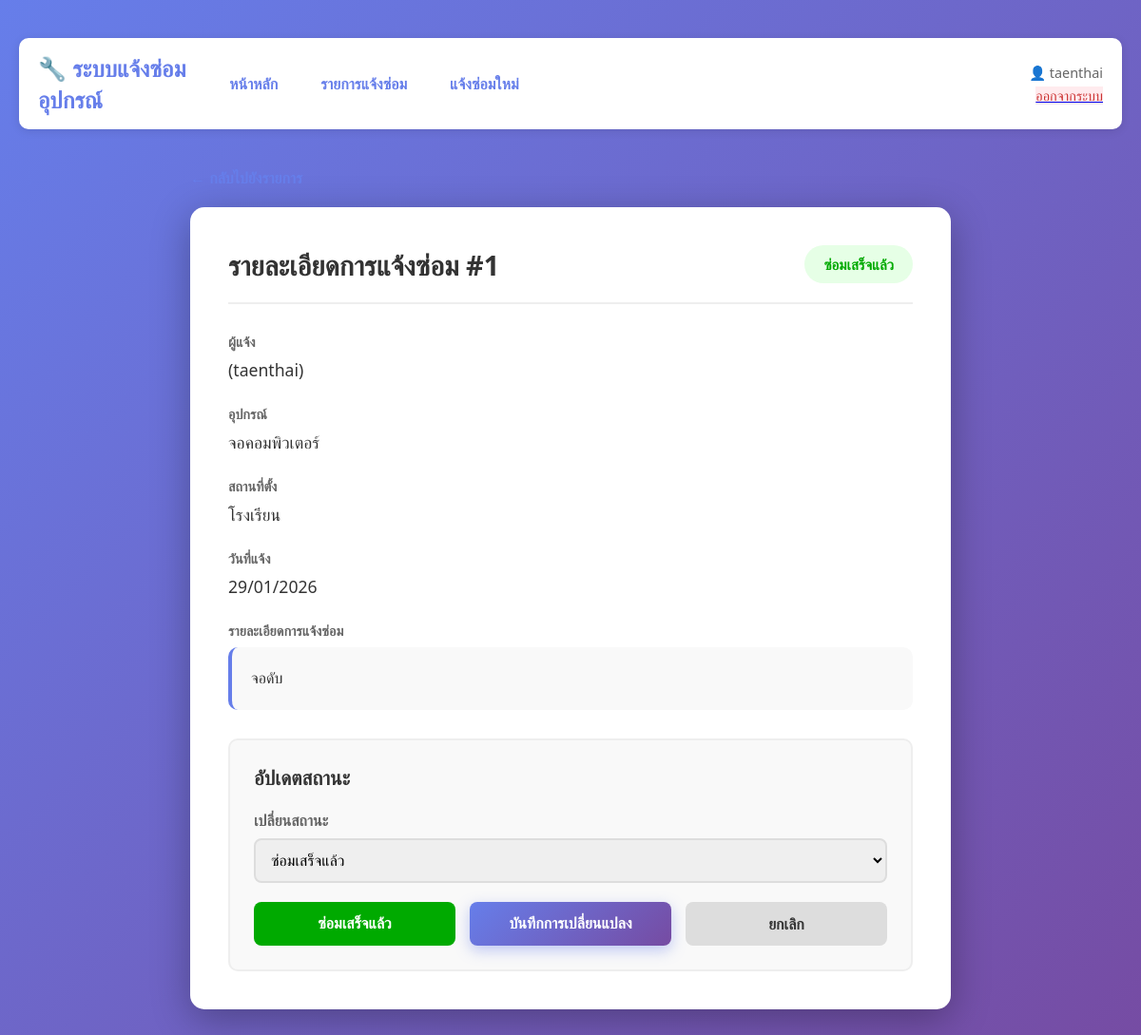
Screenshot of /repairs/1/ (signed in) with the database file from the repository.
### repair/models.py (models this page shows, shortened)
class Repair(models.Model):
    user = models.ForeignKey(User, on_delete=models.CASCADE)
    equipment = models.ForeignKey(Equipment, on_delete=models.CASCADE)
    status = models.ForeignKey(Status, on_delete=models.CASCADE)
    detail = models.TextField()
    repair_date = models.DateField(auto_now_add=True)

class Status(models.Model):
    name = models.CharField(max_length=50)

class Equipment(models.Model):
    name = models.CharField(max_length=100)
    location = models.CharField(max_length=100)

### repair/views.py (the view, shortened to what this page needs)
# urls.py: path('repairs/<int:repair_id>/', views.repair_detail, name='repair_detail'),
@login_required(login_url='login')
def repair_detail(request, repair_id):
    repair = get_object_or_404(Repair, id=repair_id)
    statuses = Status.objects.all()
    return render(request, 'repair_detail.html', {
        'repair': repair,
        'statuses': statuses
    })

### repair/templates/repair_detail.html (shortened to what this page needs)
<!DOCTYPE html>
<html>
<head>
</head>
<body>
    <div class="navbar">
        <div class="navbar-content">
            <h2>🔧 ระบบแจ้งซ่อมอุปกรณ์</h2>
            <div style="display: flex; gap: 30px; align-items: center; width: 100%;">
                <div class="navbar-links">
                    <a href="{% url 'home' %}">หน้าหลัก</a>
                    <a href="{% url 'repair_list' %}">รายการแจ้งซ่อม</a>
                    <a href="{% url 'report' %}">แจ้งซ่อมใหม่</a>
                </div>
                <div class="navbar-user" style="margin-left: auto;">
                    <p>👤 {{ user.first_name|default:user.username }}</p>
                    <a href="{% url 'logout' %}" class="navbar-links" style="display: inline-block;">
                        <span class="logout-btn">ออกจากระบบ</span>
                    </a>
                </div>
            </div>
        </div>
    </div>
    <div class="container">
        <a href="{% url 'repair_list' %}" class="back-link">← กลับไปยังรายการ</a>
        <div class="detail-card">
            <div class="header-section">
                <h1>รายละเอียดการแจ้งซ่อม #{{ repair.id }}</h1>
                {% if repair.status.name == 'รอซ่อม' %}
                    <span class="status-badge status-pending">{{ repair.status.name }}</span>
                {% elif repair.status.name == 'ซ่อมเสร็จ' or repair.status.name == 'ซ่อมเสร็จแล้ว' %}
                    <span class="status-badge status-completed">{{ repair.status.name }}</span>
                {% else %}
                    <span class="status-badge status-in-progress">{{ repair.status.name }}</span>
                {% endif %}
            </div>
            <div class="detail-row">
                <label>ผู้แจ้ง</label>
                <div class="value">{{ repair.user.first_name }} {{ repair.user.last_name }} ({{ repair.user.username }})</div>
            </div>
            <div class="detail-row">
                <label>อุปกรณ์</label>
                <div class="value">{{ repair.equipment.name }}</div>
            </div>
            <div class="detail-row">
                <label>สถานที่ตั้ง</label>
                <div class="value">{{ repair.equipment.location }}</div>
            </div>
            <div class="detail-row">
                <label>วันที่แจ้ง</label>
                <div class="value">{{ repair.repair_date|date:"d/m/Y" }}</div>
            </div>
            <div class="detail-row">
                <label>รายละเอียดการแจ้งซ่อม</label>
                <div class="detail">{{ repair.detail }}</div>
            </div>
            <div class="form-section">
                <h2>อัปเดตสถานะ</h2>
                <form method="post">
                    <div class="form-group">
                        <label for="status">เปลี่ยนสถานะ</label>
                        <select id="status" name="status" required>
                            {% for status in statuses %}
                                <option value="{{ status.id }}" {% if status.id == repair.status.id %}selected{% endif %}>
                                    {{ status.name }}
                                </option>
                            {% endfor %}
                        </select>
                    </div>
                    <div class="button-group">
                        <button type="submit" name="mark_completed" value="1" class="btn" style="background:#00aa00;color:white;flex:1;">ซ่อมเสร็จแล้ว</button>
                        <button type="submit" class="btn btn-primary">บันทึกการเปลี่ยนแปลง</button>
                        <a href="{% url 'repair_list' %}" class="btn btn-secondary">ยกเลิก</a>
                    </div>
                </form>
            </div>
        </div>
    </div>
</body>
</html>

### repair/templates/repair_detail.html (style rules this page uses)
* { margin: 0; padding: 0; box-sizing: border-box; }
body { font-family: 'Segoe UI', Tahoma, Geneva, Verdana, sans-serif; background: linear-gradient(135deg, #667eea 0%, #764ba2 100%); min-height: 100vh; padding: 40px 20px; }
.navbar { background: white; box-shadow: 0 2px 10px rgba(0, 0, 0, 0.1); padding: 15px 0; margin-bottom: 40px; border-radius: 10px; }
.navbar-content { max-width: 1200px; margin: 0 auto; display: flex; justify-content: space-between; align-items: center; padding: 0 20px; }
.navbar h2 { color: #667eea; font-size: 1.5em; }
.navbar-links { display: flex; gap: 15px; }
.navbar-links a { text-decoration: none; color: #667eea; font-weight: 600; padding: 8px 15px; border-radius: 5px; transition: background 0.3s; }
.navbar-links .logout-btn { background: #ffebee; color: #c33; }
.navbar-user { text-align: right; font-size: 0.9em; }
.navbar-user p { color: #666; margin-bottom: 5px; }
.container { max-width: 800px; margin: 0 auto; }
.detail-card { background: white; border-radius: 15px; padding: 40px; box-shadow: 0 10px 40px rgba(0, 0, 0, 0.3); margin-bottom: 30px; }
.header-section { display: flex; justify-content: space-between; align-items: center; margin-bottom: 30px; padding-bottom: 20px; border-bottom: 2px solid #eee; }
.header-section h1 { color: #333; font-size: 1.8em; }
.status-badge { display: inline-block; padding: 10px 20px; border-radius: 25px; font-size: 0.95em; font-weight: 600; }
.status-completed { background: #e6ffe6; color: #00aa00; }
.detail-row { margin-bottom: 25px; }
.detail-row label { display: block; color: #666; font-size: 0.9em; font-weight: 600; margin-bottom: 8px; text-transform: uppercase; }
.detail-row .value { color: #333; font-size: 1.1em; }
.detail { background: #f9f9f9; padding: 20px; border-radius: 10px; border-left: 4px solid #667eea; color: #333; line-height: 1.6; white-space: pre-wrap; word-wrap: break-word; }
.form-section { background: #f9f9f9; padding: 25px; border-radius: 10px; margin-top: 30px; border: 2px solid #eee; }
.form-section h2 { color: #333; margin-bottom: 20px; font-size: 1.3em; }
.form-group { margin-bottom: 20px; }
.form-group label { display: block; color: #666; font-weight: 600; margin-bottom: 8px; }
.form-group select { width: 100%; padding: 12px; border: 2px solid #ddd; border-radius: 8px; font-size: 1em; transition: border-color 0.3s; }
.button-group { display: flex; gap: 15px; margin-top: 20px; }
.btn { padding: 12px 25px; border: none; border-radius: 8px; font-size: 1em; font-weight: 600; cursor: pointer; transition: transform 0.2s, box-shadow 0.2s; }
.btn-primary { background: linear-gradient(135deg, #667eea 0%, #764ba2 100%); color: white; flex: 1; box-shadow: 0 5px 15px rgba(102, 126, 234, 0.4); }
.btn-secondary { background: #ddd; color: #333; text-decoration: none; display: inline-block; flex: 1; text-align: center; }
.back-link { display: inline-block; color: #667eea; text-decoration: none; font-weight: 600; margin-bottom: 20px; transition: transform 0.2s; }

### rows the page displays
Repair: id "1", status.name "ซ่อมเสร็จแล้ว", user.username "taenthai", equipment.name "จอคอมพิวเตอร์", equipment.location "โรงเรียน", repair_date "29/01/2026", detail "จอดับ", status "ซ่อมเสร็จแล้ว"

### other values shown
{{ user.first_name|default:user.username }} "taenthai"
